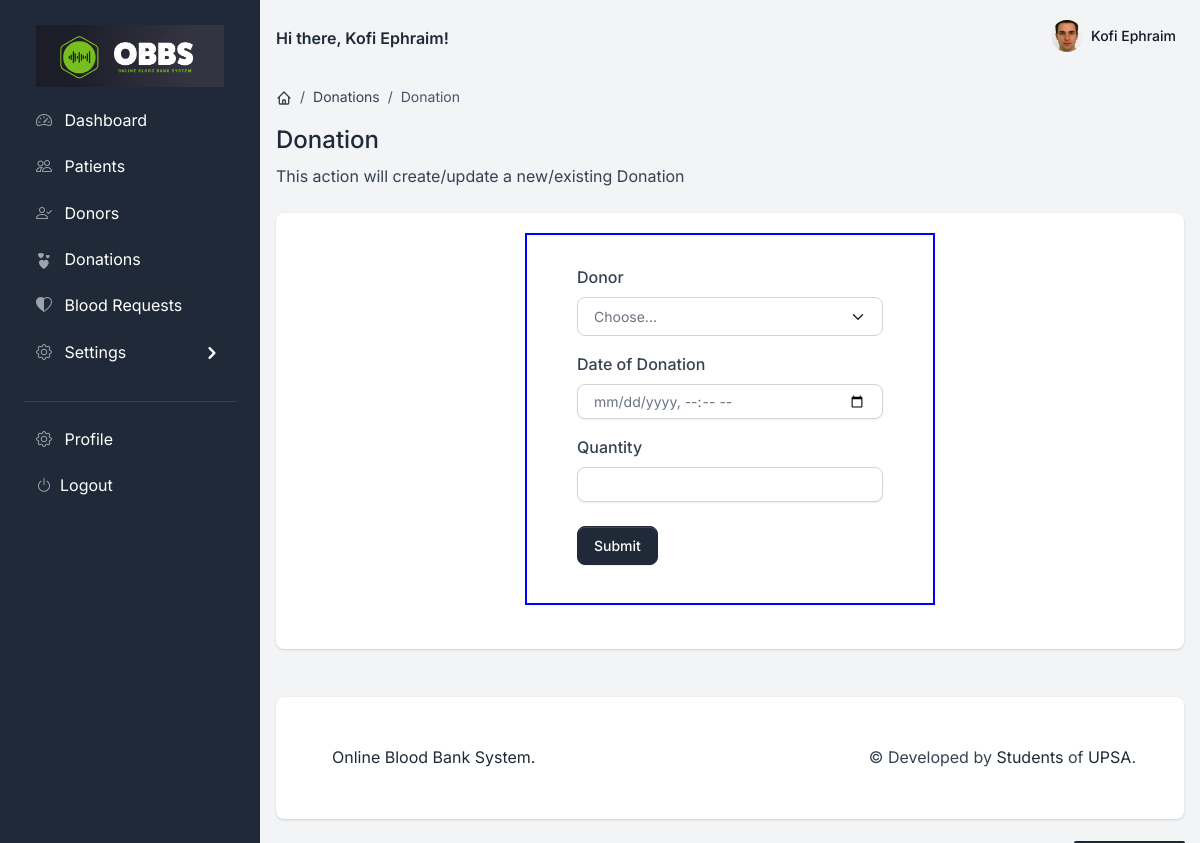
The page /dashboard/create-update-donation/ (signed in) on the database its author committed.
### accounts/models.py (models this page shows, shortened)
class User(AbstractBaseUser, PermissionsMixin):
    email = models.EmailField(max_length=255, unique=True)
    fullname = models.CharField(max_length=255, blank=True, null=True)
    phone = models.CharField(max_length=15, blank=True, null=True)
    gender = models.CharField(max_length=15, blank=True, null=True)
    profile_image = models.ImageField(
        upload_to='profile_images', blank=True, null=True)
    is_active = models.BooleanField(default=True)
    is_staff = models.BooleanField(default=False)
    is_superuser = models.BooleanField(default=False)
    is_patient = models.BooleanField(default=False)
    created_by_staff = models.BooleanField(default=False)
    created_at = models.DateTimeField(auto_now_add=True)
    def get_fullname(self):
        return self.fullname if self.fullname else self.email
    objects = AccountManager()
    USERNAME_FIELD = 'email'
    def __str__(self):
        return self.get_fullname()
    class Meta:
        db_table = 'user'
        permissions = [
            ("view_profile", "Can view profile"),
            ("view_setting", "Can view setting"),
            ("change_profile", "Can update profile"),
            ("reset_password", "Can reset password"),
            ("add_user_to_group", "Can add user to group"),
            ("add_patient", "Can add patient"),
            ("change_patient", "Can update patient"),
            ("add_permission_to_user", "Can add permission to user"),
        ]

### dashboard/views/donations.py (the view, shortened to what this page needs)
# urls.py: path('create-update-donation/', views.CreateUpdateDonationView.as_view(), name='create_update_donation'),  # noqa
class CreateUpdateDonationView(PermissionRequiredMixin, View):
    permission_required = ['dashboard.add_donation']
    template = 'dashboard/form-renderers/create_update_donation.html'
    @method_decorator(MustLogin)
    def get(self, request, *args, **kwargs):
        donation_id = request.GET.get('donation_id') or None
        donation = Donation.objects.filter(id=donation_id).first()
        donors = Donor.objects.all().order_by('-id')
        context = {
            'donation': donation,
            'donors': donors,
        }
        return render(request, self.template, context)

### dashboard/templates/dashboard/form-renderers/create_update_donation.html (shortened to what this page needs)
{% extends "base/base.html" %}
{% load static %}
{% block content %}
<div class="d-flex justify-content-between flex-wrap flex-md-nowrap align-items-center py-4">
    <div class="d-block mb-4 mb-md-0">
        <nav aria-label="breadcrumb" class="d-none d-md-inline-block">
            <ol class="breadcrumb breadcrumb-dark breadcrumb-transparent">
                <li class="breadcrumb-item">
                    <a href="#">
                    </a>
                </li>
                <li class="breadcrumb-item"><a href="#">Donations</a></li>
                <li class="breadcrumb-item active" aria-current="page">{{head}} Donation</li>
            </ol>
        </nav>
        <h2 class="h4">{{head}} Donation</h2>
        <p class="mb-0">This action will create/update a new/existing Donation</p>
    </div>
</div>
<div class="row">
    <div class="col-12 mb-4">
        <div class="card border-0 shadow components-section">
            <div class="card-body">
                <div class="row mb-4">
                    <div class="col-lg-6 col-sm-12 mx-auto px-3">
                        {% include 'dashboard/forms/form_donation.html' %}
                    </div>
                </div>
            </div>
        </div>
    </div>
</div>
{% endblock content %}

### dashboard/templates/includes/navigation.html (shortened to what this page needs)
{% load static %}
<nav class="navbar navbar-top navbar-expand navbar-dashboard navbar-dark ps-0 pe-2 pb-0">
  <div class="container-fluid px-0">
    <div class="d-flex justify-content-between w-100" id="navbarSupportedContent">
      <div class="d-flex align-items-center text-primary">
        <b>Hi there, {{request.user.get_fullname}}!</b>
      </div>
      <ul class="navbar-nav align-items-center">
        <li class="nav-item dropdown ms-lg-3">
          <a class="nav-link dropdown-toggle pt-1 px-0" href="#" role="button" data-bs-toggle="dropdown"
            aria-expanded="false">
            <div class="media d-flex align-items-center">
              <img class="avatar rounded-circle"
                src="{% if request.user.profile_image %} {{ request.user.profile_image.url }} {% else %} {% static '/assets/img/team/profile-picture-3.jpg' %} {% endif %} "
                class="avatar-xl rounded-circle mx-auto mt-n7 mb-4" alt="Neil Portrait">
              <div class="media-body ms-2 text-dark align-items-center d-none d-lg-block">
                <span class="mb-0 font-small fw-bold text-gray-900">
                  {% if request.user.get_fullname %}
                  <strong>{{ request.user.get_fullname }}</strong>
                  {% else %}
                  <strong>Guest</strong>
                  {% endif %}
                </span>
              </div>
            </div>
          </a>
        </li>
      </ul>
    </div>
  </div>
</nav>

### rows shown on the page
User: user.get_fullname "Kofi Ephraim", profile_image (picture)
